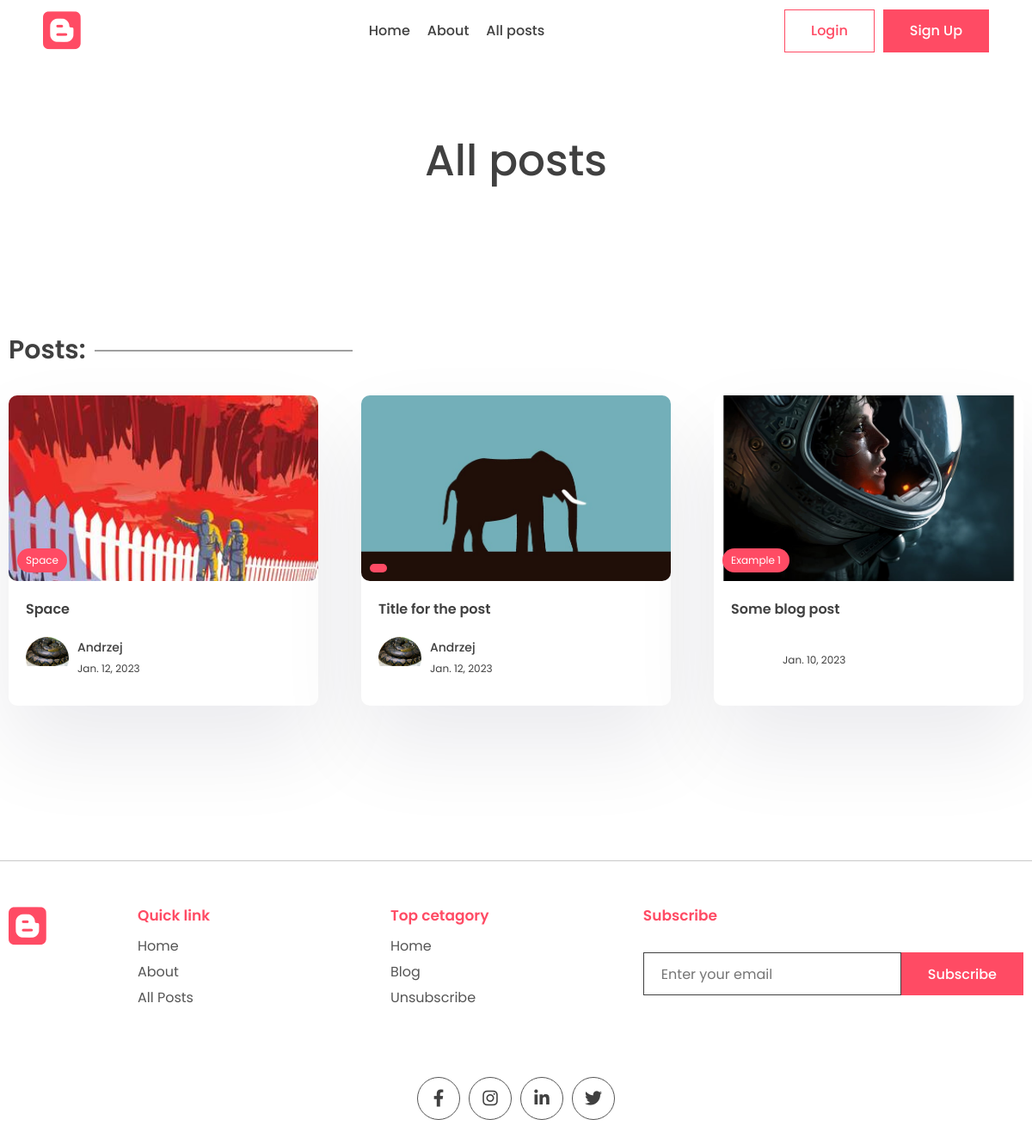
Before: /all-posts with the older database file.
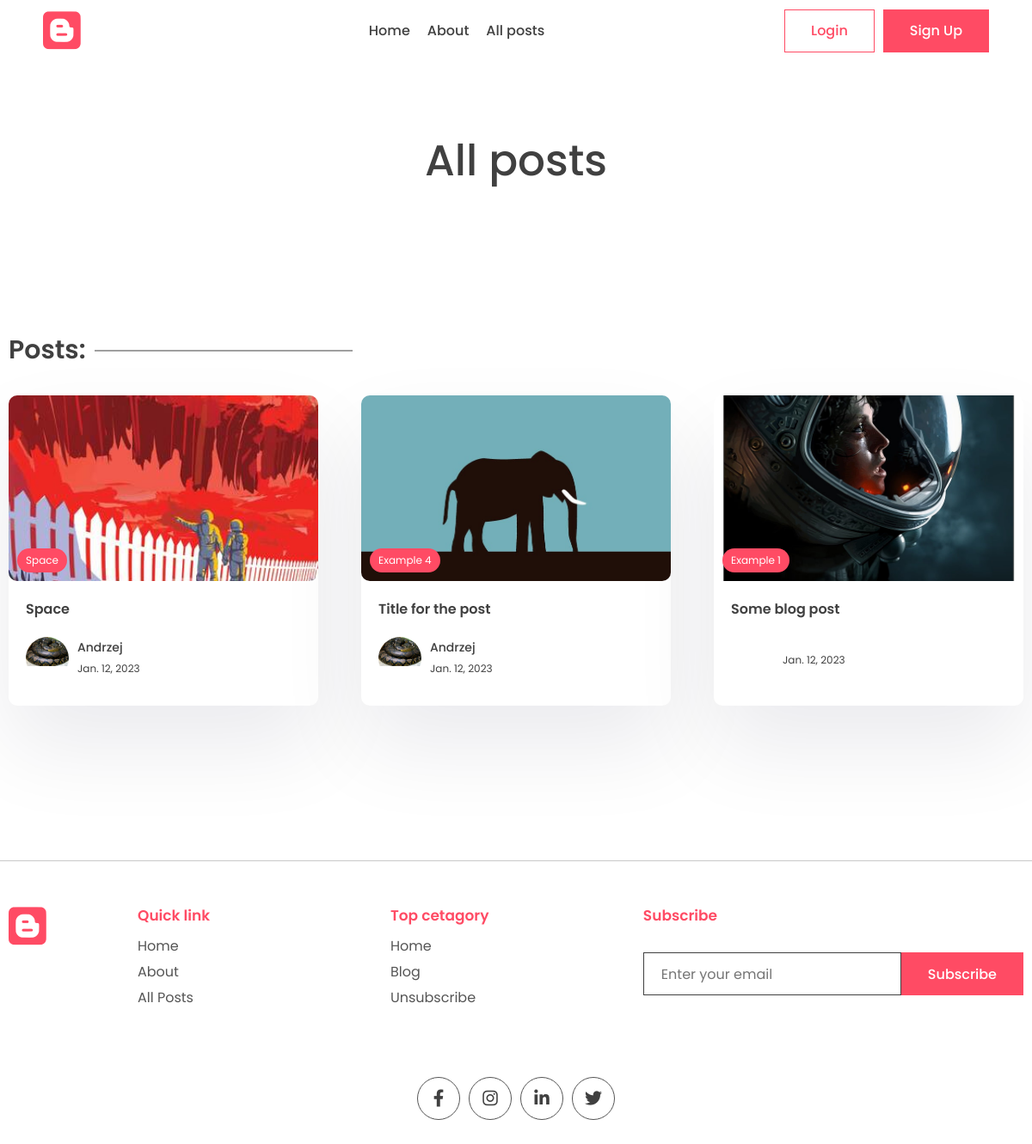
After: the same page with the newer database file.
### app/models.py (models this page shows, shortened)
class Post(models.Model):
    title = models.CharField(max_length=200)
    content = tinymce_models.HTMLField()
    last_updated = models.DateTimeField(auto_now=True)
    slug = models.SlugField(max_length=200, unique=True)
    image = models.ImageField(upload_to="images/", default="images/no_image.jpg")
    view_count = models.IntegerField(null=True, blank=True)
    is_featured = models.BooleanField(default=False)
    likes = models.ManyToManyField(User, related_name="blog_post")
    tags = models.ManyToManyField(Tag, related_name="post")
    author = models.ForeignKey(User, on_delete=models.CASCADE, null=True, blank=True)

class Profile(models.Model):
    user = models.OneToOneField(User, on_delete=models.CASCADE)
    profile_image = models.ImageField(null=True, blank=True, upload_to="images/")
    slug = models.SlugField(max_length=200, unique=True)
    bio = models.CharField(max_length=200)

class Tag(models.Model):
    name = models.CharField(max_length=100)
    description = models.CharField(max_length=100)
    slug = models.SlugField(max_length=200, unique=True)

### app/views.py (the view)
# urls.py: path("all-posts", views.all_posts_page, name="all_posts"),
def all_posts_page(request):
    posts = Post.objects.all().order_by("-last_updated")
    context = {"posts": posts}
    return render(request, "app/all_posts.html", context)

### app/templates/app/all_posts.html (shortened to what this page needs)
{% extends 'base.html' %}
{% block content %}
<main class="sp">
    <div class="container">
        <center>
            <div class="typo">
                <h1 class="title">All posts</h1>
            </div>
        </center>
    </div>
</main>
<section class="sp">
    <div class="container">
        <h1 class="sec-title">Posts:</h1>
        <div class="grid-3">
            {% for post in posts %}
            <a href="{% url 'post_page' post.slug %}">
                <div class="card">
                    <div class="post-img">
                        {% if post.image %}
                        <img src="{{post.image.url}}" alt="" />
                        {% endif %}
                        <div class="tag">{{post.tags.all.0.name}}</div>
                    </div>
                    <div class="card-content">
                        <h3>
                            {{post.title}}
                        </h3>
                        <div class="author">
                            <div class="profile-pic">
                                <img src="{{post.author.profile.profile_image.url}}" alt="" />
                            </div>
                            <div class="details">
                                <p>{{post.author.first_name}}</p>
                                <small>{{post.last_updated|date}}</small>
                            </div>
                        </div>
                    </div>
                </div>
            </a>
            {% endfor %}
        </div>
    </div>
</section>
{% endblock content %}

Changed rows visible on the page:
changed Post "Title for the post": tags.all.0.name (not shown) → "Example 4"
changed Post "Some blog post": last_updated "Jan. 10, 2023" → "Jan. 12, 2023"
